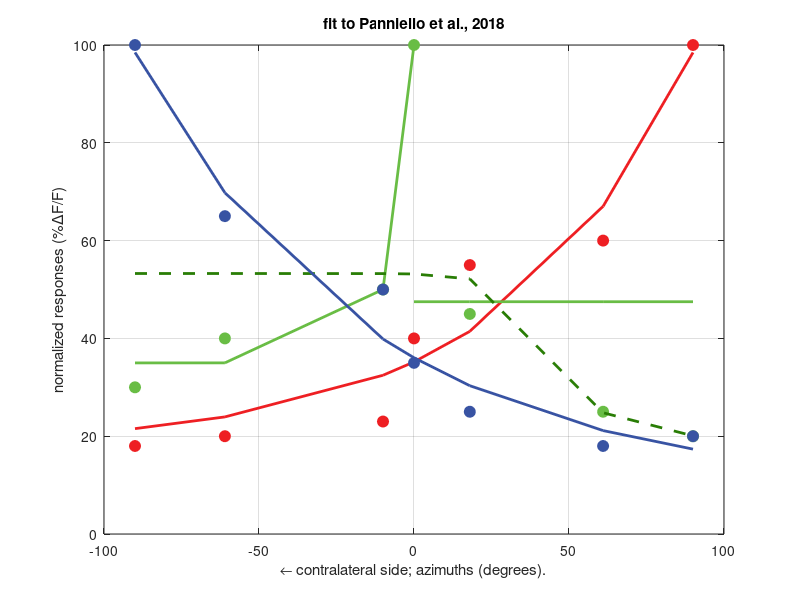
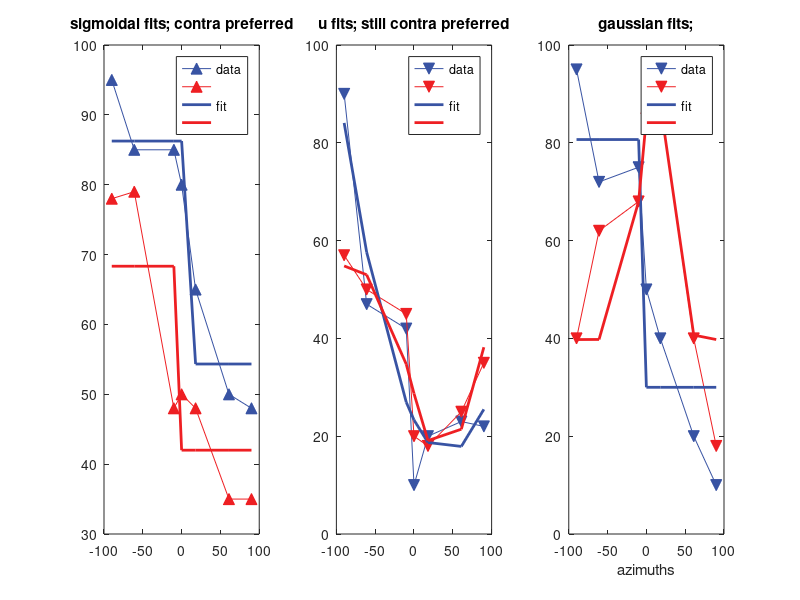
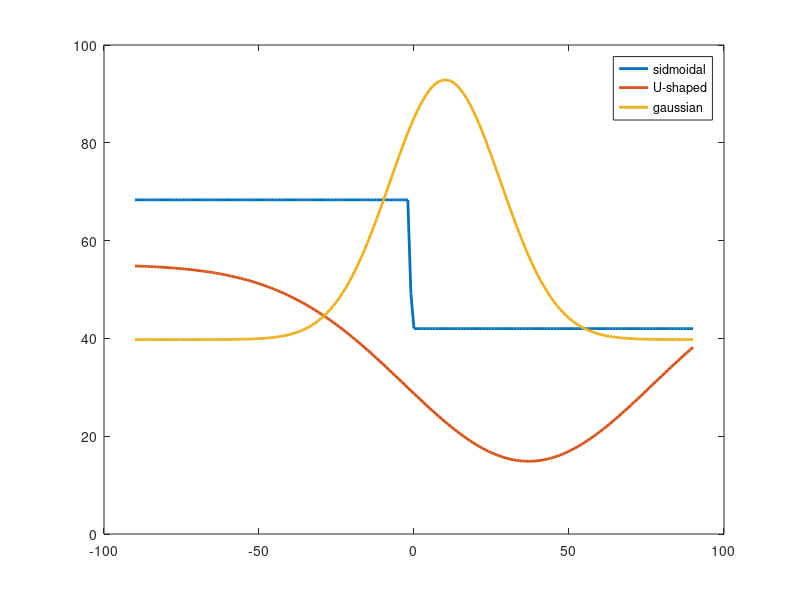

MATLAB code for these plots, in order:
% data from Panniello et al., 2018; fig 3C (Auditory Cortex)
x = [-90 -61 -10 0 18 61 90];
y1 = [18 20 23 40 55 60 100]; %ipsi preferred
y2 = [30 40 50 100 45 25 20]; %center preferred
y3 = [100 65 50 35 25 18 20]; %contra preferred

cb = [56,83,163]/255;
cg = [105,189,69]/255;
cr = [238,31,35]/255;

% define functions to use
f1 = @(b,x) b(1).*exp(b(2).*(x-b(3)))+b(4); % exponential Function
s = @(b,x) b(1)./(1+exp(b(2)*x+b(3)))+b(4); % sigmoidal function
g = @(b,x) b(4)*exp(-(x-b(1)).^2/(2*b(2).^2))+b(3); % gaussian
u = @(b,x) -b(4)*exp(-(x-b(1)).^2/(2*b(2).^2))+b(3); % gaussian

% 1 - ipsi-preferred neurons
options = optimset('MaxFunEvals',50);
B1 = fminsearch(@(b) norm(y1 - f1(b,x)), [1; -1; 0; 15]); % Estimate Parameters

figure
plot(x, y1, 'o','color',cr,'markersize',8,'markerfacecolor',cr); hold on
plot(x, f1(B1,x), '-','color',cr,'linewidth',2);

% 2 - center-preferred neurons
options = optimset('MaxFunEvals',500);
B3 = fminsearch(@(b) norm(y2(1:4) - f1(b,x(1:4))), [100; 0.25; 0; 20],options); % piece-wise
B4 = fminsearch(@(b) norm(y2(4:end) - f1(b,x(4:end))), [5; -0.25; 60; 20],options); % exponentials
B5 = fminsearch(@(b) norm(y2 - g(b,x)), [0; 20; 90; 100],options); % try gaussian fit

plot(x,y2,'o','color',cg,'markersize',8,'markerfacecolor',cg);
plot(x(1:4),f1(B3,x(1:4)), '-','color',cg,'linewidth',2);
plot(x(4:end),f1(B4,x(4:end)), '-','color',cg,'linewidth',2);
plot(x,g(B5,x), '--','color',cg-0.25,'linewidth',2);

% 3 - contra-preferred neurons
B2 = fminsearch(@(b) norm(y3 - f1(b,x)), [1; 0.5; 0; 15]); % Estimate Parameters

plot(x, y3, 'o','color',cb,'markersize',8,'markerfacecolor',cb); hold on
plot(x, f1(B2,x), '-','color',cb,'linewidth',2);
xlabel('\leftarrow contralateral side; azimuths (degrees).')
ylabel('f(x)')

grid;
xlabel('\leftarrow contralateral side; azimuths (degrees).')
ylabel('normalized responses (%\DeltaF/F)')
title('fit to Panniello et al., 2018')

%% data from Ono and Oliver 2014 (IC)
x = [-90 -61 -10 0 18 61 90];
y1I = [95 85 85 80 65 50 48]; % fig 4B
y1E = [78 79 48 50 48 35 35];
y2I = [90 47 42 10 20 23 22]; % fig 4C
y2E = [57 50 45 20 18 25 35];
y3I = [95 72 75 50 40 20 10]; % fig 4D
y3E = [40 62 68 85 88 40 18];

figure;
subplot(1,3,1);
plot(x,y1I,'^-','color',cb,'markersize',8,'markerfacecolor',cb); hold on;
plot(x,y1E,'^-','color',cr,'markersize',8,'markerfacecolor',cr)
title('sigmoidal fits; contra preferred')
subplot(1,3,2);
plot(x,y2I,'v-','color',cb,'markersize',8,'markerfacecolor',cb); hold on;
plot(x,y2E,'v-','color',cr,'markersize',8,'markerfacecolor',cr)
title('u fits; still contra preferred')
subplot(1,3,3);
plot(x,y3I,'v-','color',cb,'markersize',8,'markerfacecolor',cb); hold on;
plot(x,y3E,'v-','color',cr,'markersize',8,'markerfacecolor',cr)
title('gaussian fits;')

subplot(1,3,1);
By1I = fminsearch(@(b) norm(y1I - s(b,x)), [50; 1; 1; 50]);
plot(x, s(By1I,x), '-','color',cb,'linewidth',2);
By1E = fminsearch(@(b) norm(y1E - s(b,x)), [50; 1; 1; 50]);
plot(x, s(By1E,x), '-','color',cr,'linewidth',2);
legend({'data','','fit',''})

subplot(1,3,2);
By2I = fminsearch(@(b) norm(y2I - u(b,x)), [0; 20; 90; 100]); 
plot(x, u(By2I,x), '-','color',cb,'linewidth',2);
By2E = fminsearch(@(b) norm(y2E - u(b,x)), [0; 20; 90; 100]);
plot(x, u(By2E,x), '-','color',cr,'linewidth',2);
legend({'data','','fit',''});

subplot(1,3,3);
By3I = fminsearch(@(b) norm(y3I - s(b,x)), [0; 20; 90; 100]); 
plot(x, s(By3I,x), '-','color',cb,'linewidth',2);
By3E = fminsearch(@(b) norm(y3E - g(b,x)), [0; 20; 90; 100]);
plot(x, g(By3E,x), '-','color',cr,'linewidth',2);
legend({'data','','fit',''});
xlabel('azimuths')

%% plotting the fitted functions with higher resolution
x1 = -90:1:90
s = @(b,x) b(1)./(1+exp(b(2)*x+b(3)))+b(4); % sigmoidal function
g = @(b,x) b(4)*exp(-(x-b(1)).^2/(2*b(2).^2))+b(3); % gaussian
u = @(b,x) -b(4)*exp(-(x-b(1)).^2/(2*b(2).^2))+b(3); % gaussian
figure;
plot(x1, s(By1E,x1), '-','linewidth',2); hold on;
plot(x1, u(By2E,x1), '-','linewidth',2);
plot(x1, g(By3E,x1), '-','linewidth',2);
legend('sidmoidal','U-shaped','gaussian')
